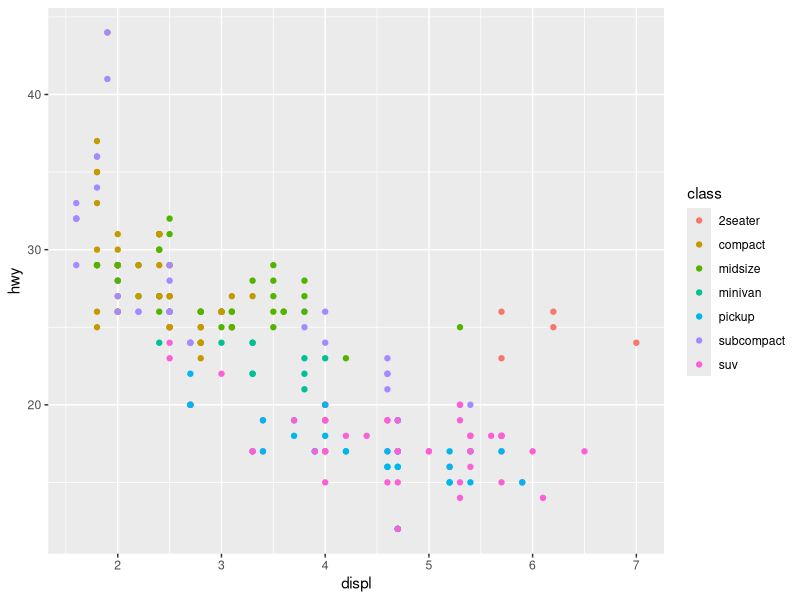
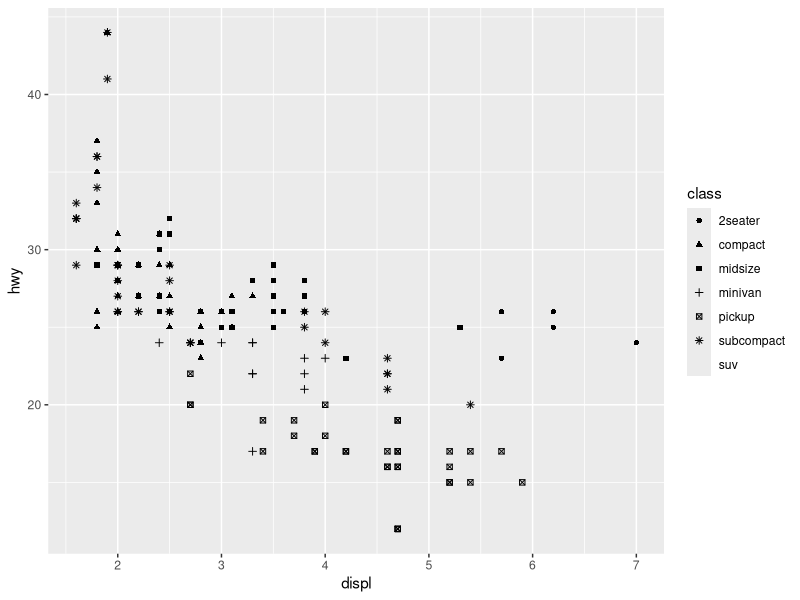
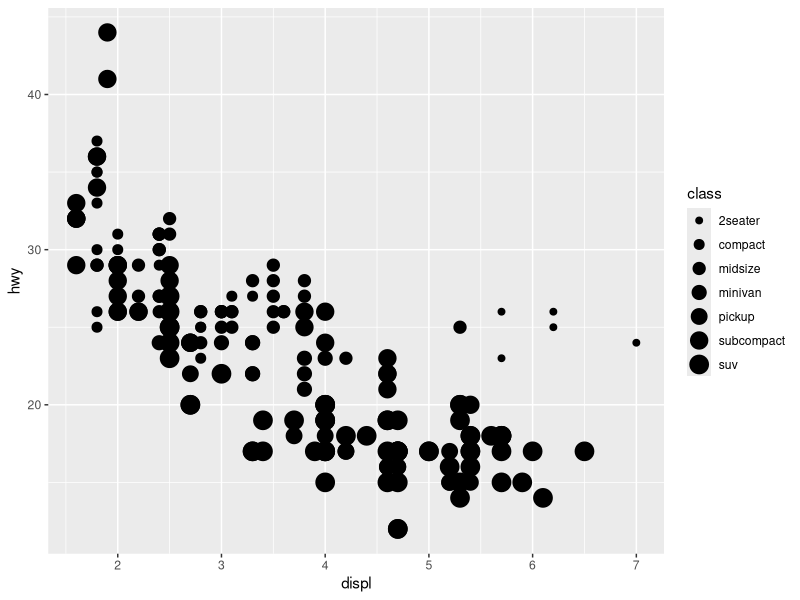
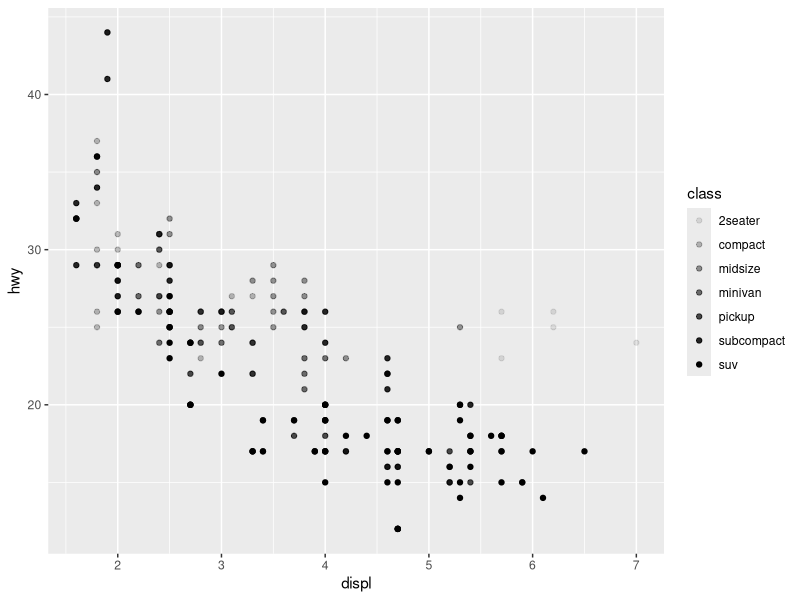
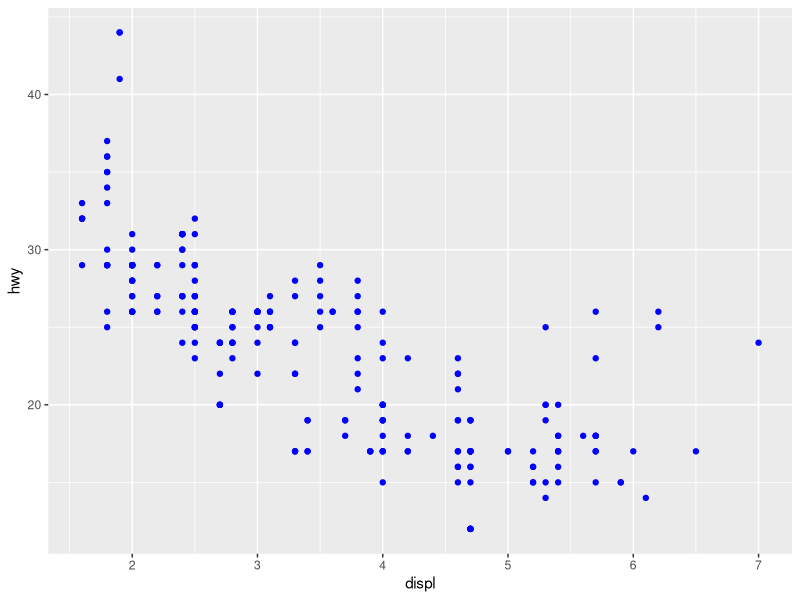
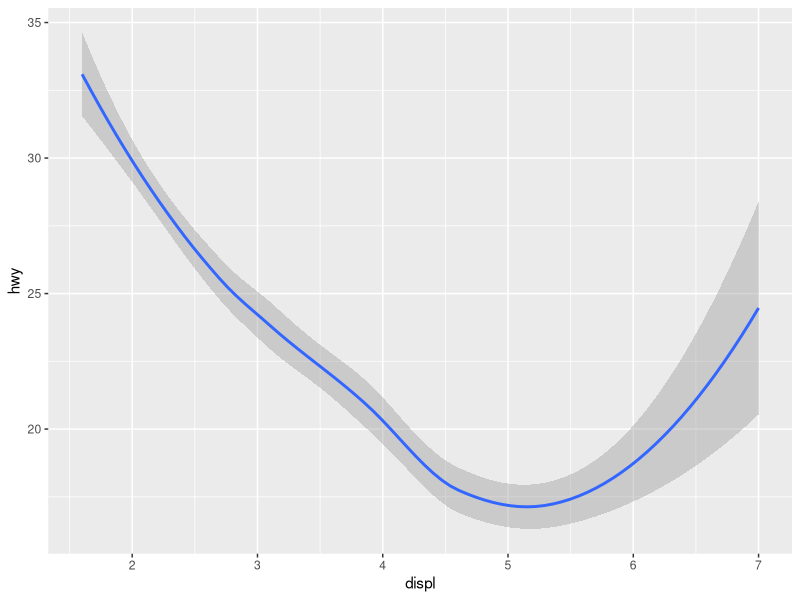
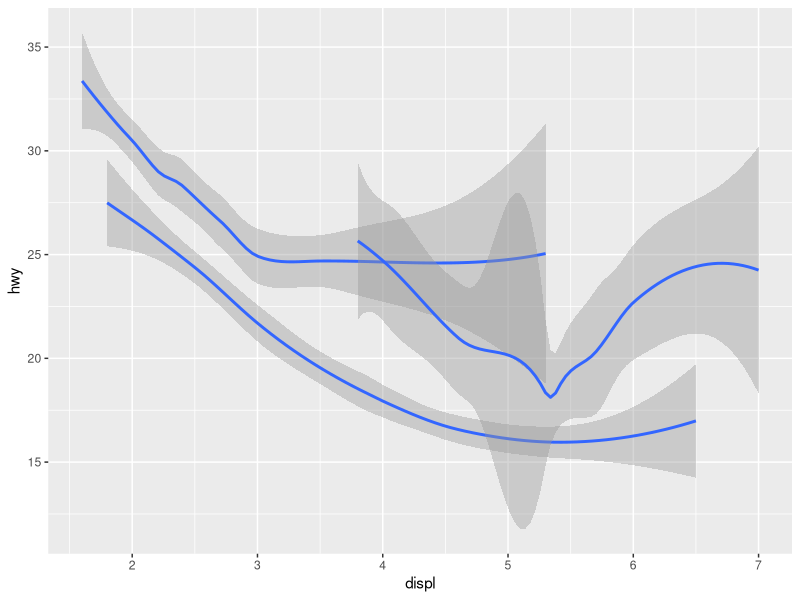
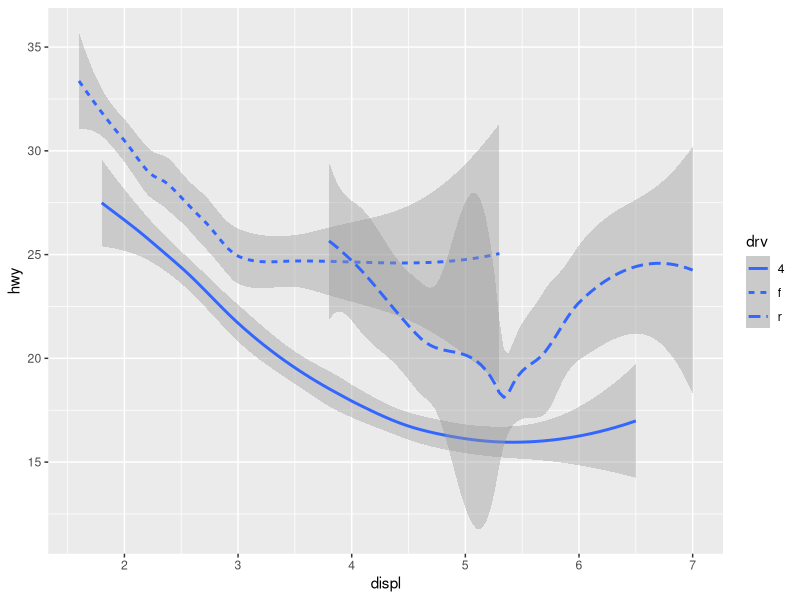

R code for these plots, in order:
## ---- chunk 1
library(tidyverse)
## ---- chunk 2
mpg
## ---- chunk 3
ggplot(mpg, aes(displ, hwy, color = class)) +
  geom_point()
## ---- chunk 4
ggplot(mpg, aes(displ, hwy, shape = class)) +
  geom_point()
## ---- chunk 5
ggplot(mpg, aes(displ, hwy, size = class)) +
  geom_point()
## ---- chunk 6
ggplot(mpg, aes(displ, hwy, alpha = class)) +
  geom_point()
## ---- chunk 7
ggplot(mpg, aes(displ, hwy)) +
  geom_point(color = "blue")
## ---- chunk 8
ggplot(mpg, aes(displ, hwy)) +
  geom_smooth()
## ---- chunk 9
ggplot(mpg, aes(displ, hwy, shape = drv)) +
  # geom_point() +
  geom_smooth()
## ---- chunk 10
ggplot(mpg, aes(displ, hwy, linetype = drv)) +
  geom_smooth()
## ---- chunk 11
ggplot(mpg, aes(displ, hwy, color = drv)) +
  geom_point() +
  geom_smooth(aes(linetype = drv))
## ---- chunk 12
# Left
ggplot(mpg, aes(x = displ, y = hwy)) +
  geom_smooth()

# Middle
ggplot(mpg, aes(x = displ, y = hwy)) +
  geom_smooth(aes(group = drv))

# Right
ggplot(mpg, aes(x = displ, y = hwy)) +
  geom_smooth(aes(color = drv), show.legend = FALSE)
## ---- chunk 13
ggplot(mpg, aes(x = displ, y = hwy)) +
  geom_point(aes(color = class)) +
  geom_smooth()
## ---- chunk 14
ggplot(mpg, aes(displ, hwy)) +
  geom_point() +
  geom_point(
    data = mpg |> filter(class == "2seater"),
    color = "red"
  ) +
  geom_point(
    data = mpg |> filter(class == "2seater"),
    shape = "circle open", size = 3, color = "red"
  )
## ---- chunk 15
ggplot(mpg, aes(x = hwy)) +
  geom_histogram(binwidth = 2)

ggplot(mpg, aes(x = hwy)) +
  geom_density()

ggplot(mpg, aes(x = hwy)) +
  geom_boxplot()
## ---- chunk 16
library(ggridges)
ggplot(mpg, aes(hwy, drv, fill = drv, color = drv)) +
  geom_density_ridges(alpha = 0.5, show.legend = FALSE)
## ---- chunk 17
ggplot(mpg, aes(x = displ, y = hwy)) +
  geom_point() +
  facet_wrap(~cyl)
## ---- chunk 18
ggplot(mpg, aes(x = displ, y = hwy)) +
  geom_point() +
  facet_grid(drv ~ cyl)
## ---- chunk 19
ggplot(mpg, aes(x = displ, y = hwy)) +
  geom_point() +
  facet_grid(drv ~ cyl)
# facet_grid(drv ~ cyl, scales = "free_y")
# facet_grid(drv ~ cyl, scales = "free_x")
# facet_grid(drv ~ cyl, scales = "free")
## ---- chunk 20
ggplot(diamonds, aes(x = cut)) +
  geom_bar()
## ---- chunk 21
diamonds |>
  count(cut) |>
  ggplot(aes(cut, n)) +
  geom_bar(stat = "identity")
## ---- chunk 22
ggplot(diamonds, aes(x = cut, y = after_stat(prop), group = 1)) +
  geom_bar()
## ---- chunk 23
ggplot(diamonds) +
  stat_summary(
    aes(x = cut, y = depth),
    fun.min = min,
    fun.max = max,
    fun = median
  )
## ---- chunk 24
# Left
ggplot(mpg, aes(x = drv, color = drv)) +
  geom_bar()

# Right
ggplot(mpg, aes(x = drv, fill = drv)) +
  geom_bar()
## ---- chunk 25
ggplot(mpg, aes(x = drv, fill = class)) +
  geom_bar()
## ---- chunk 26
# Left
ggplot(mpg, aes(x = drv, fill = class)) +
  geom_bar(alpha = 1 / 5, position = "identity")

# Right
ggplot(mpg, aes(x = drv, color = class)) +
  geom_bar(fill = NA, position = "identity")
## ---- chunk 27
# Left
ggplot(mpg, aes(x = drv, fill = class)) +
  geom_bar(position = "fill")

# Right
ggplot(mpg, aes(x = drv, fill = class)) +
  geom_bar(position = "dodge")
## ---- chunk 28
ggplot(mpg, aes(x = displ, y = hwy)) +
  geom_point(position = "jitter")
## ---- chunk 29
nz <- map_data("nz")

ggplot(nz, aes(x = long, y = lat, group = group)) +
  geom_polygon(fill = "white", color = "black")

ggplot(nz, aes(x = long, y = lat, group = group)) +
  geom_polygon(fill = "white", color = "black") +
  coord_quickmap()
## ---- chunk 30
bar <- ggplot(data = diamonds) +
  geom_bar(
    mapping = aes(x = clarity, fill = clarity),
    show.legend = FALSE,
    width = 1
  ) +
  theme(aspect.ratio = 1)

bar
bar + coord_flip()
bar + coord_polar()
